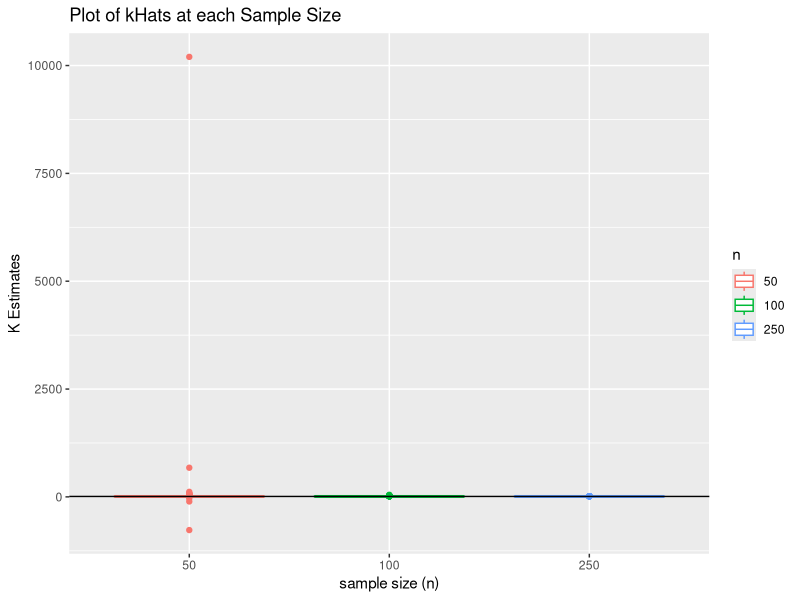
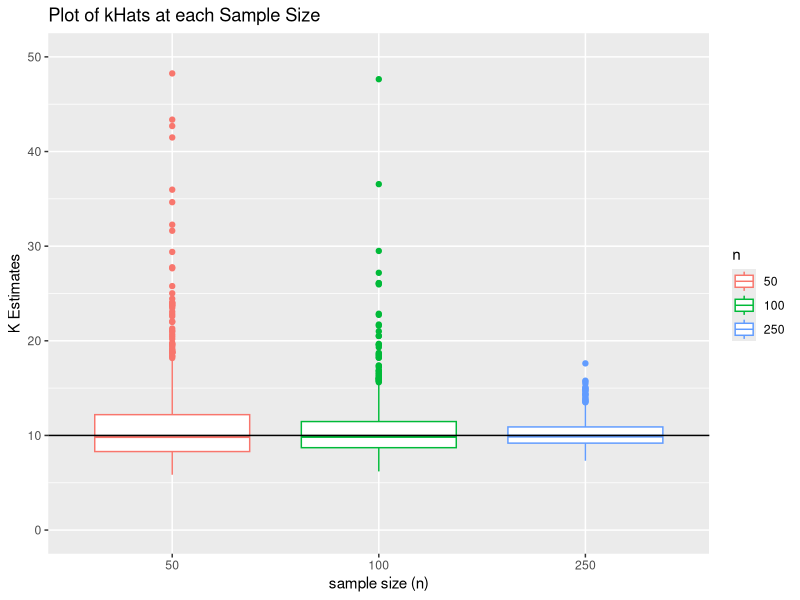
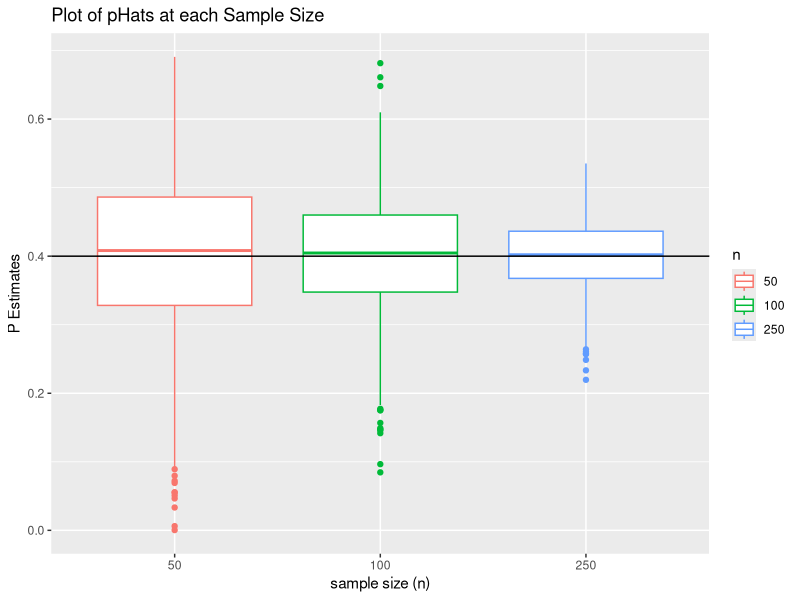

R code for these plots, in order:

#1
library(dplyr)
library(plyr)
install.packages("plyr")
??rdply

randomBinomSample = rbinom(50,10,.4) #generate a random sample of 50 observations from
                                      #binomial distribution where #trials = 10, p =.4
randomBinomSample
?rbinom



#2

#something is wrong with the denominator I think
estimateKHat = function(randomBinSamp){
  sampleMean = mean(randomBinSamp) #calculate Xbar
  oneOverN = (length(randomBinSamp)-1)/(length(randomBinSamp)) #(n-1)/n to get populationvar
  popVar = oneOverN*var(randomBinSamp) #actually calculate population variance
  denominator = sampleMean - popVar
  kHat = ((sampleMean)^2)/(denominator)
  return(kHat)
}
estimateKHat(randomBinomSample)
  
estimatePHat = function(randomBinSamp){
  sampleMean = mean(randomBinSamp) #calculate the mean of the binomial sample vector
  returnedKHat = estimateKHat(randomBinSamp)
  pHat = sampleMean/returnedKHat
  return(pHat)
}
estimatePHat(randomBinomSample)

#3
#generate 1000 random samples of size 50
randomSamples = list(replicate(1000,rbinom(500,10,.4)))

randomSamplesDF = data.frame(randomSamps = randomSamples)

randomSampleDF = t(randomSamplesDF)
estimatedKHats = apply(randomSampleDF,1,estimateKHat)
estimatedKHats
mean(estimatedKHats)

#create a vector of estimated PHats
estimatedPHats = apply(randomSampleDF,1,estimatePHat)



#5
bias = function(vec,ev){
  expValEstimatorHat = mean(vec)
  return(expValEstimatorHat-ev)
}
mse = function(vec,ev){
  expValEstimatorHat = mean(vec)
  sse = sum((vec - ev)^2)
  meanSquaredError = sse/length(vec)
  return(meanSquaredError)
  
}
#when n=50
set.seed(2)
randomSamples = list(replicate(1000,rbinom(50,10,.4)))

randomSamplesDF = data.frame(randomSamps = randomSamples)

randomSampleDF = t(randomSamplesDF)
View(randomSampleDF)

estimatedKHats50 = apply(randomSampleDF,1,estimateKHat)
which.max(estimatedKHats50)

estimatedPHats = apply(randomSampleDF,1,estimatePHat)

#calculate bias for kHat when n=50
bias(estimatedKHats,10)

#calculate mse for kHat when n = 50
mse(estimatedKHats,10)

#calculate bias for pHat when n =50
bias(estimatedPHats,.4)

#calculate mse for pHat when n = 50
mse(estimatedPHats,.4)

#when n=100
set.seed(2)
randomSamples = list(replicate(1000,rbinom(100,10,.4)))

randomSamplesDF = data.frame(randomSamps = randomSamples)

randomSampleDF = t(randomSamplesDF)

estimatedKHats100 = apply(randomSampleDF,1,estimateKHat)

estimatedPHats = apply(randomSampleDF,1,estimatePHat)


#calculate bias for kHat when n=100
bias(estimatedKHats,10)

#calculate mse for kHat when n = 100
mse(estimatedKHats,10)

#calculate bias for pHat when n =100
bias(estimatedPHats,.4)

#calculate mse for pHat when n = 100
mse(estimatedPHats,.4)




#when n = 250

set.seed(2)
randomSamples = list(replicate(1000,rbinom(250,10,.4)))

randomSamplesDF = data.frame(randomSamps = randomSamples)

randomSampleDF = t(randomSamplesDF)

estimatedKHats250 = apply(randomSampleDF,1,estimateKHat)

estimatedPHats = apply(randomSampleDF,1,estimatePHat)

#calculate bias for kHat when n=250
bias(estimatedKHats,10)

#calculate mse for kHat when n = 250
mse(estimatedKHats,10)

#calculate bias for pHat when n =250
bias(estimatedPHats,.4)

#calculate mse for pHat when n = 250
mse(estimatedPHats,.4)



infoMatrix = matrix(1:12, nrow=4,ncol = 3 )
rownames(infoMatrix)=c("kHat MSE","kHat Bias","pHat MSE", "pHat Bias")
infoMatrix
colnames(infoMatrix) = c("n=50","n=100","n=250")
infoMatrix[1:4,1]= c(711.1065,1.7945,.0134,.0058)

infoMatrix[1:4,2] = c(8.1532,.3849,.0065,.0049)

infoMatrix[1:4,3] = c(1.6885,.0576,.0024,.0039)

infoMatrix




#6
library(ggplot2)
vecKHats = c(estimatedKHats50,estimatedKHats100,estimatedKHats250)
ens = c(rep(50,1000),rep(100,1000),rep(250,1000))
vecKHats
ggplot

kHatDF = data.frame(kHats = vecKHats,n = ens)
View(kHatDF)
mean(kHatDF[1:1000,1])
mean(kHatDF[1001:2000,1])
kHatDF$n = as.factor(kHatDF$n)
View(kHatDF)
which.max(kHatDF$kHats)


kHatBoxPlot <- ggplot(kHatDF) + 
  geom_boxplot(mapping = aes(x=n, y=kHats,color = n))+
  geom_hline(yintercept = 10)+
  labs(title="Plot of kHats at each Sample Size ",x="sample size (n)", y = "K Estimates")

kHatBoxPlot

kHatBoxPlotRestricted <- ggplot(kHatDF) + 
  geom_boxplot(mapping = aes(x=n, y=kHats,color = n))+
  geom_hline(yintercept = 10)+
  labs(title="Plot of kHats at each Sample Size ",x="sample size (n)", y = "K Estimates")+
  coord_cartesian(ylim = c(0, 50))

kHatBoxPlotRestricted


#b

#when n=50
set.seed(2)
randomSamples = list(replicate(1000,rbinom(50,10,.4)))

randomSamplesDF = data.frame(randomSamps = randomSamples)

randomSampleDF = t(randomSamplesDF)
View(randomSampleDF)
estimatePHat(randomSampleDF[706,])
mean(randomSampleDF[706,])

###RIGHT HERE
estimateKHat(randomSampleDF[706,])

estimatedKHats50 = apply(randomSampleDF,1,estimateKHat)
which.max(estimatedKHats50)

estimatedPHats50 = apply(randomSampleDF,1,estimatePHat)



#when n=100
set.seed(2)
randomSamples = list(replicate(1000,rbinom(100,10,.4)))

randomSamplesDF = data.frame(randomSamps = randomSamples)

randomSampleDF = t(randomSamplesDF)

estimatedKHats100 = apply(randomSampleDF,1,estimateKHat)

estimatedPHats100 = apply(randomSampleDF,1,estimatePHat)




#when n = 250

set.seed(2)
randomSamples = list(replicate(1000,rbinom(250,10,.4)))

randomSamplesDF = data.frame(randomSamps = randomSamples)

randomSampleDF = t(randomSamplesDF)

estimatedKHats250 = apply(randomSampleDF,1,estimateKHat)

estimatedPHats250 = apply(randomSampleDF,1,estimatePHat)

vecPHats = c(estimatedPHats50,estimatedPHats100,estimatedPHats250)
pHatDF = data.frame(pHats = vecPHats,n = ens)
pHatDF$n = as.factor(pHatDF$n)

which.min(estimatedPHats50)
estimatedPHats50[706]

library(dplyr)
pHatDF = pHatDF %>% 
  filter(pHats >= 0)



pHatBoxPlot <- ggplot(pHatDF) + 
  geom_boxplot(mapping = aes(x=n, y=pHats,color = n))+
  geom_hline(yintercept = .4)+
  labs(title="Plot of pHats at each Sample Size ",x="sample size (n)", y = "P Estimates")


pHatBoxPlot

